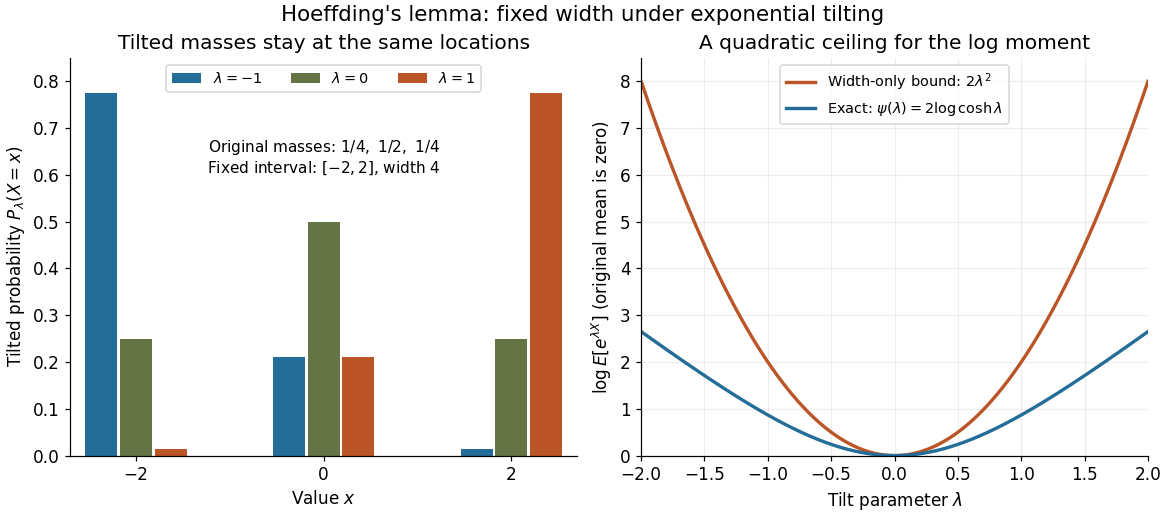

Recreate this plot in Python.
"""Exponential tilting within fixed endpoints; tested with Python 3.14.

Uses matplotlib 3.10.7 and numpy 2.3.5. Run from _media to write the matching PNG.
"""

from math import cosh, isclose, log
from pathlib import Path

import matplotlib.pyplot as plt
import numpy as np


POINTS = np.array([-2.0, 0.0, 2.0])
MASSES = np.array([0.25, 0.5, 0.25])


def tilted(parameter):
    logits = np.log(MASSES) + parameter * POINTS
    largest = np.max(logits)
    weights = np.exp(logits - largest)
    normalizer = np.sum(weights)
    return weights / normalizer, largest + np.log(normalizer)


def check_model():
    assert np.dot(POINTS, MASSES) == 0
    assert np.dot(POINTS**2, MASSES) == 2
    for parameter in np.linspace(-8, 8, 321):
        weights, psi = tilted(parameter)
        mean = np.dot(weights, POINTS)
        variance = np.dot(weights, (POINTS - mean)**2)
        assert isclose(float(np.sum(weights)), 1, abs_tol=2e-15)
        assert np.all(weights > 0)
        assert isclose(float(psi), 2 * log(cosh(parameter)), abs_tol=3e-15)
        assert isclose(float(variance), 2 / cosh(parameter)**2, rel_tol=3e-12)
        assert variance <= 4 + 1e-14
        assert psi <= 2 * parameter**2 + 1e-14
        # The second derivative computed numerically must agree with tilted variance.
        h = 0.0005
        curvature = (tilted(parameter + h)[1] - 2 * psi + tilted(parameter - h)[1]) / h**2
        assert isclose(float(curvature), float(variance), rel_tol=3e-6, abs_tol=3e-8)
    # The equal-endpoint law forces the sharp 1/8 coefficient for width four.
    parameter = 0.001
    endpoint_ratio = log(cosh(2 * parameter)) / parameter**2
    assert isclose(endpoint_ratio, 16 / 8, rel_tol=1e-6)


def main():
    check_model()
    plt.rcParams.update({"font.size": 11, "axes.spines.top": False,
                         "axes.spines.right": False, "figure.facecolor": "white",
                         "axes.facecolor": "white", "savefig.facecolor": "white"})
    fig, axes = plt.subplots(1, 2, figsize=(10.6, 4.7), layout="constrained")
    colors = ["#246d99", "#647444", "#bb5528"]
    for parameter, offset, color in zip((-1, 0, 1), (-0.37, 0, 0.37), colors):
        weights, _ = tilted(parameter)
        axes[0].bar(POINTS + offset, weights, width=0.34, color=color,
                    label=rf"$\lambda={parameter}$")
    axes[0].set(title="Tilted masses stay at the same locations", xlabel=r"Value $x$",
                ylabel=r"Tilted probability $P_\lambda(X=x)$",
                xticks=POINTS, ylim=(0, 0.85), xlim=(-2.7, 2.7))
    axes[0].legend(loc="upper center", ncol=3, fontsize=9.5)
    axes[0].text(0.5, 0.71, r"Original masses: $1/4,\ 1/2,\ 1/4$" + "\n" +
                 r"Fixed interval: $[-2,2]$, width $4$", transform=axes[0].transAxes,
                 ha="center", fontsize=10)
    parameters = np.linspace(-2, 2, 401)
    psis = np.array([tilted(t)[1] for t in parameters])
    axes[1].plot(parameters, 2 * parameters**2, lw=2.2, color="#bb5528",
                 label=r"Width-only bound: $2\lambda^2$")
    axes[1].plot(parameters, psis, lw=2.2, color="#246d99",
                 label=r"Exact: $\psi(\lambda)=2\log\cosh\lambda$")
    axes[1].set(title="A quadratic ceiling for the log moment", xlabel=r"Tilt parameter $\lambda$",
                ylabel=r"$\log E[e^{\lambda X}]$ (original mean is zero)",
                xlim=(-2, 2), ylim=(0, 8.5))
    axes[1].legend(loc="upper center", fontsize=9.5)
    axes[1].grid(alpha=0.22)
    fig.suptitle("Hoeffding's lemma: fixed width under exponential tilting", fontsize=14)
    fig.savefig(Path(__file__).stem + ".png", dpi=110, transparent=False)
    plt.close(fig)


if __name__ == "__main__":
    main()
